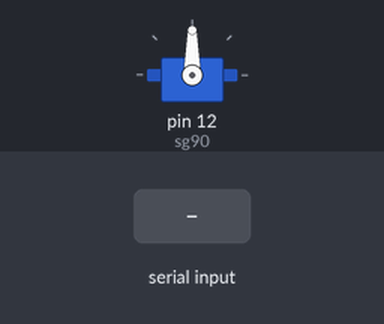
The sketch below on a simulated Arduino Uno, built with avr-gcc and run on an emulated ATmega328P. Parts: servo. The inputs (shaded band) are chosen by the test bench.

Above: at 1.2 s.
1.3 s: "a" received over Serial
At 2.5 s:
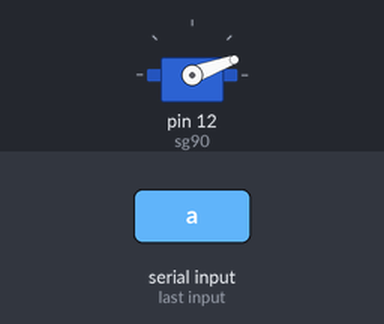
2.8 s: "b" received over Serial
At 3.8 s:
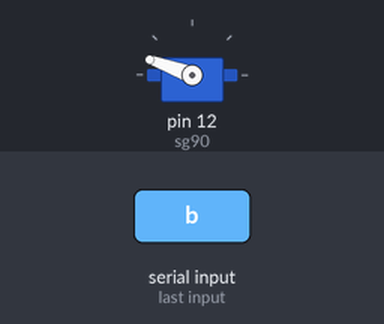
Timing chart, 0 to 5.8 s (numbered marks = the images above; inputs shaded):
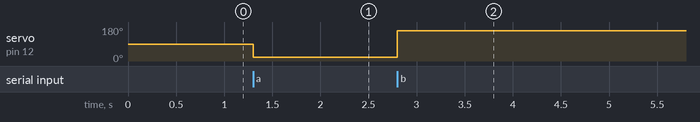

Measured:
- after the input at 1.3 s, servo on pin 12 (sg90): 90° → 20° at once
- after the input at 2.8 s, servo on pin 12 (sg90): 20° → 160° at once

The sketch:

sketch_dec17a.ino
```cpp
#include <Servo.h>
Servo sg90;

void setup() {
  sg90.attach(12);
  Serial.begin(9600);
  int a=0;

}

void loop()
{
  while(1)
  {
    char a = Serial.read();
    if(a=='a')
    {
      sg90.write(20);

    }
    else if(a=='b')
    {
      sg90.write(160);

    }
    else
    {

    }
  }
}
```
